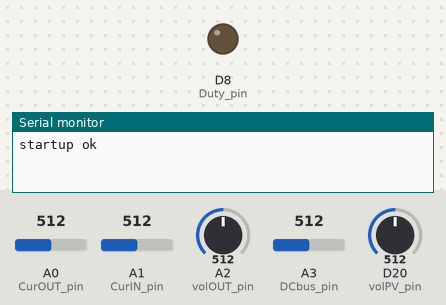
Simulated run of this sketch. Board: Arduino Zero (SAMD21). Shown: output pins drawn as LEDs (lit = HIGH), the last lines printed to the serial monitor. Inputs (shaded band) come from the test bench; at power-on: A2 (volOUT_pin) = 512, A0 (CurOUT_pin) = 512, A1 (CurIN_pin) = 512, A3 (DCbus_pin) = 512, D20 (volPV_pin) = 512 (analog values on the 0–1023 scale).

Above: at 0.0 s.
At 1.7 s:
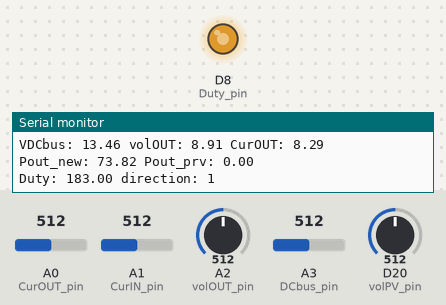
1.8 s: A2 (volOUT_pin) set to 992
At 5.1 s:
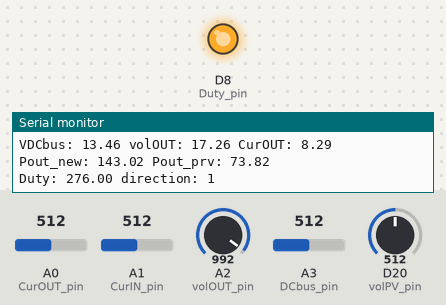
Timing chart, 0 to 6.6 s (numbered marks = the images above; inputs shaded):
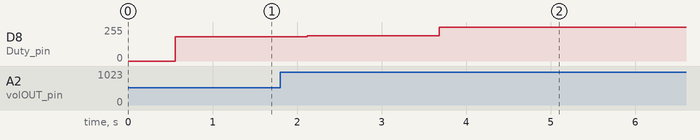

The sketch:

PnO_V0.5.ino
```cpp
#define Duty_pin 8
#define CurOUT_pin A0
#define CurIN_pin A1
#define volOUT_pin A2//BATTERY
#define DCbus_pin A3
#define volPV_pin A6
#define VCC_pin A4

#define volOUT_gain 0.00435//
#define volOUToffset -0.24363721
//volOUT=raw*gain-offset
#define volPV_gain 0.0065742657 // 1/0.122257807*3.3/4095, assume 0 offset
//volPV=raw*gain
#define volDCbus_gain 0.0065742657
//volDCbus=raw*gain
#define VCC_gain 0.001742
#define CTin_Vgain 0.001624418681//raw*CTin_Vgain=CTin_V
#define CTout_Vgain 0.001624418681//raw*CTout_Vgain=CTout_V
#define CTin_gain 10//10A/V
#define CTout_gain 10//10A/V
#define CTin_ofst 0.0135
#define CTout_ofst 0.0007//-0.003
//#define CurOUT_offset 2.49
//#define CurIN_offset 2.49
//Cur=(raw-offset)*gain
#define duty_max 240
#define duty_min 70
#define startup_vth 11.5
#define duty_step 5
#define Pth 0.1
#define itr 1000
#define Vfchg 14.4
double Duty;
double CurOUT=0;
double CurIN=0;
double volOUT=0;
double VDCbus=0;
double volPV=0;
double VCC=4.995;
double Pin_prv=0;
double Pin_new=0;
double Pout_prv=0;
double Pout_new=0;
short int dir=1;
//double swap=0;
void acquist(void);
void setup() {
  pinMode(Duty_pin,OUTPUT);
  pinMode(CurOUT_pin,INPUT);
  pinMode(CurIN_pin,INPUT);
  pinMode(volOUT_pin,INPUT);
  pinMode(DCbus_pin,INPUT);
  pinMode(volPV_pin,INPUT);
  analogReadResolution(12);
  Serial.begin(9600);
 /* do{//startup
    acquist();
    disp();

//  CurOUT=(analogRead(CurOUT_pin)-CurOUT_offset)*CurOUT_gain;
//  CurIN=(analogRead(CurIN_pin)-CurIN_offset)*CurIN_gain;
    if(volPV>startup_vth){
      analogWrite(Duty_pin,Duty);
      Duty=12.0/VDCbus*255.0;
    }
    Serial.println("startup ");
    delay(1000);
  }while(volOUT<9);*/
  Serial.println("startup ok");
  //Duty=12.5/VDCbus;
  acquist();
  Duty=178;//Guess Vmpp=70%*VDCbus
}
void loop() {

  if(volPV>startup_vth){
    if(volOUT<Vfchg){

       //acquist();
       if(Pin_new<Pin_prv){
       //dir=dir^1;//dir=!dir
       dir=-dir;
       }
       Pin_prv=Pin_new;
       Pout_prv=Pout_new;
       if((Duty<=duty_max-duty_step && dir==1)||(Duty>=duty_min+duty_step && dir==-1)){//saturate Duty_cycle with boundary value
        Duty=Duty+dir*duty_step;
       }
       /*if(Pout_new-Pout_prv<Pth){
           dir^=1;
       }
       if(!dir){
         Duty-=duty_step;
       }
       else{
         Duty+=duty_step;
       }*/
       analogWrite(Duty_pin,Duty);
       acquist();
       Pin_new=volPV*CurIN;
       Pout_new=volOUT*CurOUT;
    }
    else{
      Duty=(int)(14.6/VDCbus*255);
      analogWrite(Duty_pin,Duty);
    }
  }
  //analogWrite(Duty_pin,Duty);
  disp();
  delay(1000);
}
void acquist(void){
  volPV=0;volOUT=0;VDCbus=0;CurOUT=0;CurIN=0;//VCC=0;
  for(int i=0;i<itr;i++){
  volPV+=analogRead(volPV_pin)*volPV_gain;
  volOUT+=analogRead(volOUT_pin)*volOUT_gain;
  VDCbus+=analogRead(DCbus_pin)*volDCbus_gain;
  CurOUT+=analogRead(CurOUT_pin);
  //CurOUT=analogRead(CurOUT_pin);
  //CurIN=analogRead(CurIN_pin);
  CurIN+=analogRead(CurIN_pin);
  //VCC+=analogRead(VCC_pin);
  }
  volPV=volPV/itr;volOUT=volOUT/itr;VDCbus=VDCbus/itr;//VCC=VCC/itr*VCC_gain;
  CurOUT=float(CurOUT/itr*CTout_Vgain-VCC*0.5-CTout_ofst)*10;
  CurIN=float(CurIN/itr*CTin_Vgain-VCC*0.5-CTin_ofst)*10;
}
void disp(void){
  Serial.println("-----------");
  Serial.print("5V");
  Serial.println(VCC);
  Serial.print("volPV: ");
  Serial.print(volPV);
  Serial.print(" CurIN: ");
  Serial.println(CurIN);
  Serial.print("Pin_new: ");
  Serial.print(Pin_new);
  Serial.print("Pin_prv: ");
  Serial.println(Pin_prv);
  Serial.print("VDCbus: ");
  Serial.print(VDCbus);
  Serial.print(" volOUT: ");
  Serial.print(volOUT);
  Serial.print(" CurOUT: ");
  Serial.println(CurOUT);
  Serial.print("Pout_new: ");
  Serial.print(Pout_new);
  Serial.print(" Pout_prv: ");
  Serial.println(Pout_prv);
  Serial.print("Duty: ");
  Serial.print(Duty);
  Serial.print(" direction: ");
  Serial.println(dir);
}
```
